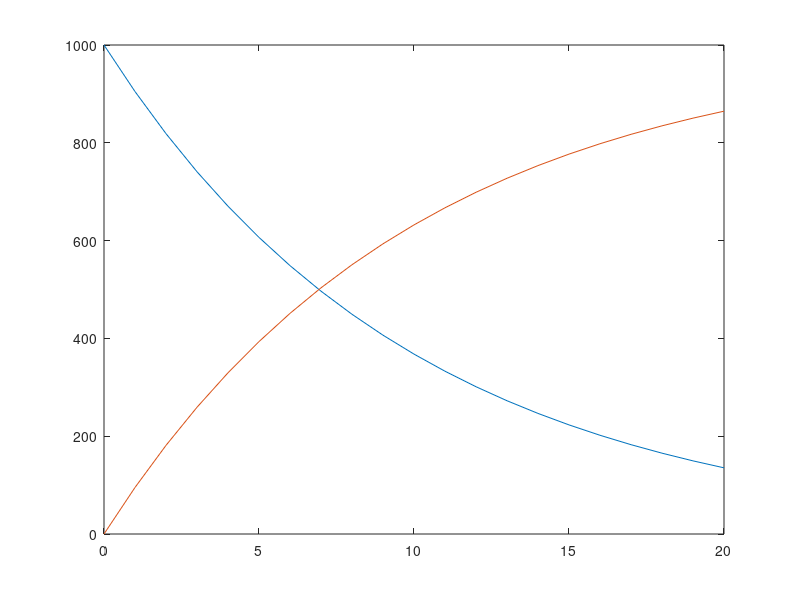

Source code (MATLAB):
% Customer model, exponential decay extra stock (total lost)
clear;

f2 = @(t,x,alpha)[-alpha*x(1);
                            alpha*x(1)];

[t,y] = ode45(f2,0:20,[1000 0],odeset,0.10);

plot(t,y);





